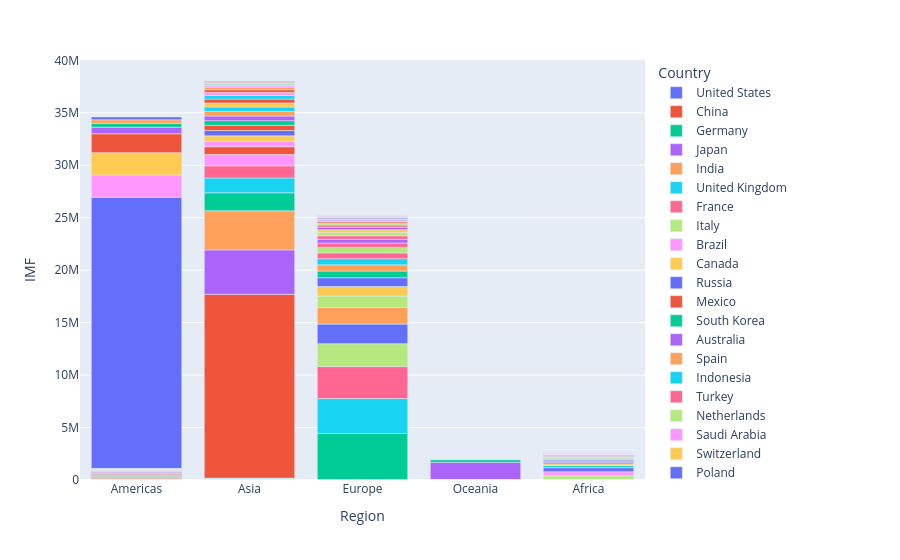

Notebook code for this chart:
### Code cell
# create the stacked plot
fig = px.bar(clean_df, x = "Region", y = "IMF", color = "Country")
fig.show() # display the html graphic

# save as html
fig.write_html("stacked_bar.html")
